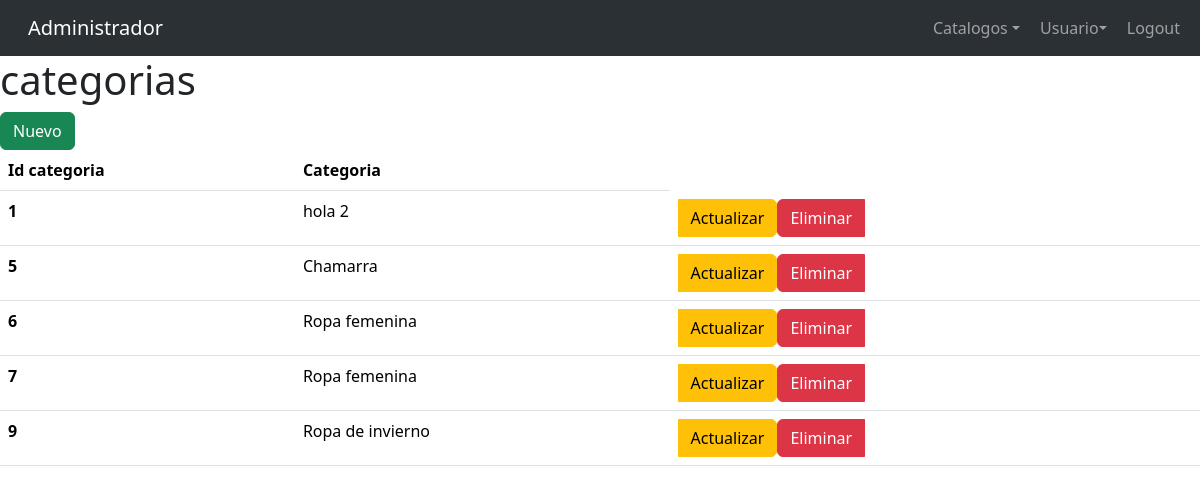
The page /config/admin/Categoria.php (signed in) on the database its author committed.
### tables this page shows
CREATE TABLE `categoria` (
  `id_categoria` int(11) NOT NULL,
  `categoria` varchar(50) NOT NULL
);

### config/sistema.class.php (called while the page is built, shortened)
<?php
class sistema {
    function conexion() {
        try {
            $this->con = new PDO(SGBD.':host='.DBHOST.';dbname='.DBNAME.';port='.DBPORT, DBUSER, DBPASS);
            return $this->con;
        } catch (PDOException $e) {
            echo "Error en la conexión: " . $e->getMessage();
        }
    }
}
?>

### config/admin/categoria.class.php (called while the page is built, shortened)
<?php
 require_once ('../sistema.class.php');
 class categoria extends sistema {
    function readAll (){
        $consulta ='select * from categoria';
        $sql = $this->con->prepare ($consulta);
        $sql -> execute();
        $result = $sql -> fetchALL(PDO::FETCH_ASSOC);
        return $result;
    }
 }
?>

### config/admin/views/categoria/index.php (the view, shortened to what this page needs)
<?php require('views/header/headerAdministrador.php');?>
  <h1>categorias</h1>
  <a href="categoria.php?accion=crear" class="btn btn-success">Nuevo</a>
  <table class="table">
  <thead>
    <tr>
      <th scope="col">Id categoria</th>
      <th scope="col">Categoria</th>
    </tr>
  </thead>
  <tbody>
    <?php foreach($categorias as $categoria): ?>
    <tr>
      <th scope="row"><?php echo $categoria ['id_categoria']; ?></th>
      <td><?php echo $categoria ['categoria']; ?></td>
      <td>
        <div class="btn-group" role="group" aria-label="Basic radio toggle button group">
          <a href="categoria.php?accion=actualizar&id=<?php echo $categoria ['id_categoria']; ?>" class="btn btn-warning">Actualizar</a>
          <a href="categoria.php?accion=eliminar&id=<?php echo $categoria ['id_categoria']; ?>" class="btn btn-danger">Eliminar</a>
        </div>
      </td>
    </tr>
    <?php endforeach; ?>
  </tbody>
</table>
<?php require('views/footer.php')?>

### rows shown on the page
categoria: id_categoria "1", categoria "hola 2"
categoria: id_categoria "5", categoria "Chamarra"
categoria: id_categoria "6", categoria "Ropa femenina"
categoria: id_categoria "7", categoria "Ropa femenina"
categoria: id_categoria "9", categoria "Ropa de invierno"
